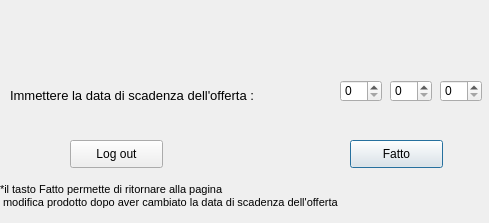
<?xml version="1.0" encoding="UTF-8"?>
<ui version="4.0">
 <class>Dialog</class>
 <widget class="QDialog" name="Dialog">
  <property name="geometry">
   <rect>
    <x>0</x>
    <y>0</y>
    <width>489</width>
    <height>223</height>
   </rect>
  </property>
  <property name="windowTitle">
   <string>Gestione Magazzino</string>
  </property>
  <widget class="QLabel" name="label_3">
   <property name="geometry">
    <rect>
     <x>10</x>
     <y>80</y>
     <width>351</width>
     <height>31</height>
    </rect>
   </property>
   <property name="font">
    <font>
     <pointsize>10</pointsize>
    </font>
   </property>
   <property name="text">
    <string>Immettere la data di scadenza dell'offerta :</string>
   </property>
  </widget>
  <widget class="QSpinBox" name="spinBox">
   <property name="geometry">
    <rect>
     <x>340</x>
     <y>80</y>
     <width>42</width>
     <height>22</height>
    </rect>
   </property>
  </widget>
  <widget class="QSpinBox" name="spinBox_2">
   <property name="geometry">
    <rect>
     <x>390</x>
     <y>80</y>
     <width>42</width>
     <height>22</height>
    </rect>
   </property>
  </widget>
  <widget class="QSpinBox" name="spinBox_3">
   <property name="geometry">
    <rect>
     <x>440</x>
     <y>80</y>
     <width>42</width>
     <height>22</height>
    </rect>
   </property>
  </widget>
  <widget class="QPushButton" name="pushButton">
   <property name="geometry">
    <rect>
     <x>350</x>
     <y>140</y>
     <width>93</width>
     <height>28</height>
    </rect>
   </property>
   <property name="text">
    <string>Fatto</string>
   </property>
  </widget>
  <widget class="QPushButton" name="pushButton_2">
   <property name="geometry">
    <rect>
     <x>70</x>
     <y>140</y>
     <width>93</width>
     <height>28</height>
    </rect>
   </property>
   <property name="text">
    <string>Log out</string>
   </property>
  </widget>
  <widget class="QLabel" name="label_4">
   <property name="geometry">
    <rect>
     <x>0</x>
     <y>180</y>
     <width>431</width>
     <height>31</height>
    </rect>
   </property>
   <property name="font">
    <font>
     <pointsize>8</pointsize>
    </font>
   </property>
   <property name="text">
    <string>*il tasto Fatto permette di ritornare alla pagina 
 modifica prodotto dopo aver cambiato la data di scadenza dell'offerta</string>
   </property>
  </widget>
 </widget>
 <resources/>
 <connections/>
</ui>
